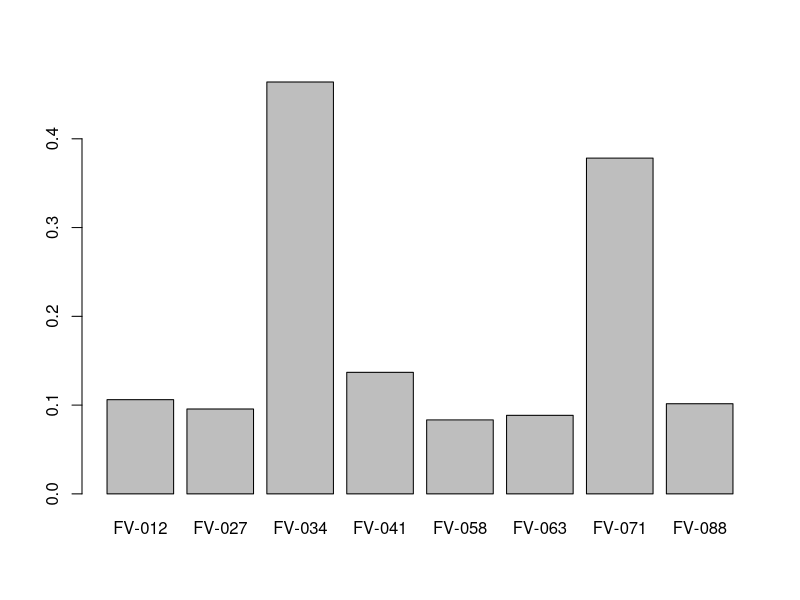
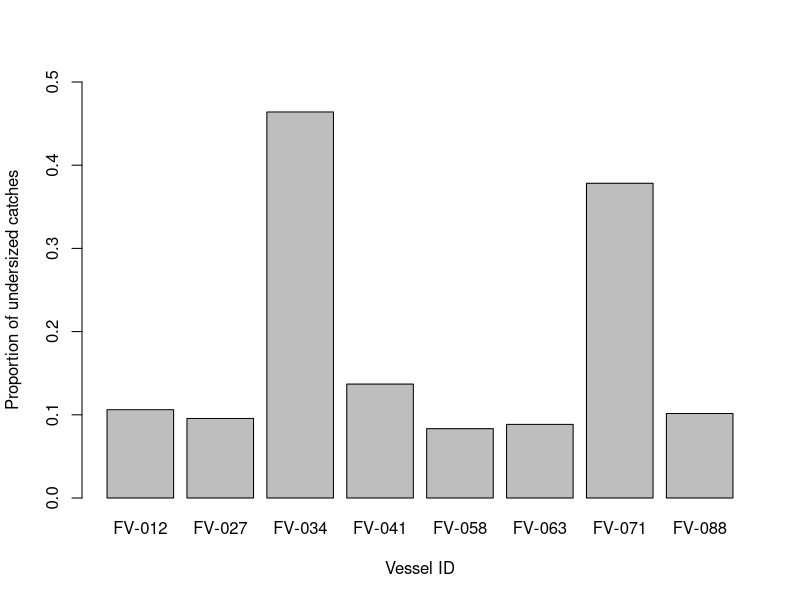
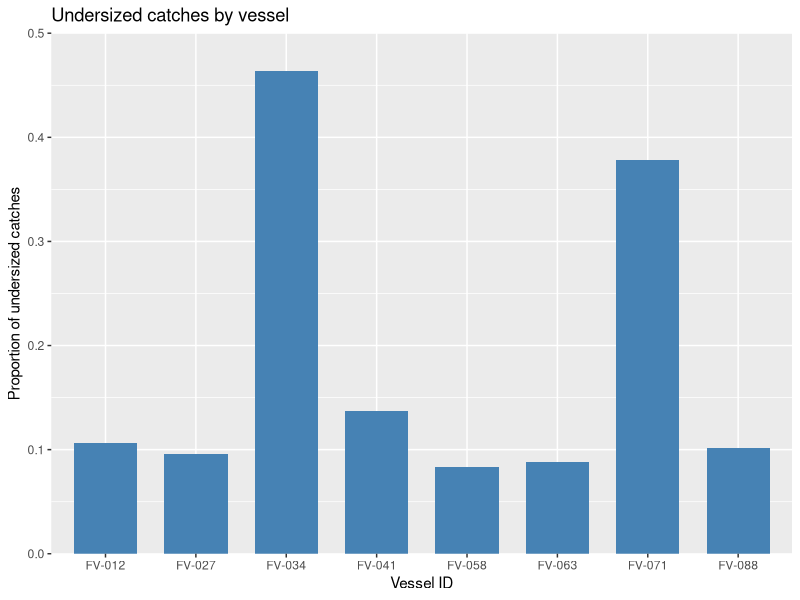

The R script that drew these images, in order:
## ---- chunk 1
knitr::opts_chunk$set(echo = TRUE)
## ---- chunk 2
# First, load the dataset using the data() function and then use the help function '?'
# By the way, any text you see following a '#' symbol is termed a comment.
# Comments allow you to annotate code but nothing within them is executed.
data("mtcars")
?mtcars

## ---- chunk 3
# Check out the type of data structure the mtcars dataset is
class(mtcars)

## ---- chunk 4
# The head command simply prints the first six rows to the screen
head(mtcars)

# Or another way to do the same thing is to define the particular rows and columns we want to display
mtcars[1:6, ]

# In the previous command we stated that we wanted to see rows 1 to 6 ([1:6]), and all columns (, )
# So to just print the first four rows and six columns
mtcars[1:4, 1:6]

## ---- chunk 5
# Check out the structure of the mtcars dataset using the str() function
str(mtcars)

## ---- chunk 6
# Some basic sums
2+5
2*5
2/5
2-5
2^5

# Let's store the value of a couple of these as variables and then do some calculations with them
x <- 2/5
y <- 2^5
z <- x^y
z

## ---- chunk 7
# To convert mpg to litres per 100km, divide 235.215 by mpg. Let's store these values in a new vector
L_per_100km <- 235.215/mtcars$mpg

# Have a look at the new efficiency values
print(L_per_100km)

# Check the data value type
class(L_per_100km)

## ---- chunk 8
# Add the new efficiency values to the mtcars dataframe as a new column
mtcars$L_per_100km <- L_per_100km

# Have a quick look at the first six rows of mtcars using the head() function
head(mtcars)

# As the mpg column is now redundant, we can remove it by setting it to NULL
mtcars$mpg <- NULL
head(mtcars)

## ---- chunk 9
# Create name vector. As these are character strings, each name should be placed between quotation marks
name <-c("John", "Mary", "Steven", "Bob", "Max", "Steph", "Shane", "Sharon", "Anthony", "Molly")

# Create a weight vector. As these are integers and for this exercise we want the values to be classed as integers, each needs the suffix L to tell R that it is not a floating point number
weight <- c(72L, 60L, 121L, 92L, 63L, 68L, 87L, 70L, 75L, 62L)

# Create a height vector. As these have decimal places, they will be imported as floating point or "numeric"
height <- c(1.70, 1.56, 1.82, 1.9, 1.68, 1.72, 1.81, 1.75, 1.77, 1.69)

# Create a sex vector. As this is categorical, we use as.factor() to define them
sex <- as.factor(c("M", "F", "M", "M", "M", "F", "M", "F", "M", "F"))

# Investigate the value type of each vector
class(name)
class(weight)
class(height)
class(sex)

# Create dataframe from these four vectors
pop_stats <- data.frame(
  name = name,
  height = height,
  weight = weight,
  sex = sex
)

# Now let's calculate BMI and include this as a new column
pop_stats$BMI <- pop_stats$weight / pop_stats$height^2     # BMI in kg/m^2
print(pop_stats)

## ---- chunk 10
# Convert the weight column in our dataframe from an integer value type to a numeric value type
pop_stats$weight <- as.numeric(pop_stats$weight)

class(pop_stats$weight)

## ---- chunk 11
# First calculate the mean
mean_bmi <- sum(pop_stats$BMI)/length(pop_stats$BMI)
print(mean_bmi)

# Then the standard deviation
sd_bmi <- sqrt(sum((pop_stats$BMI - mean_bmi)^2)/(length(pop_stats$BMI)-1))
print(sd_bmi)

## ---- chunk 12
# Calculate the mean bmi
mean_bmi_func <- mean(pop_stats$BMI)

# Calculate the standard deviation of BMI
sd_bmi_func <- sd(pop_stats$BMI)

# Now check that our calculated numbers are equal to these
mean_bmi == mean_bmi_func
sd_bmi == sd_bmi_func

# Just a note, if this doesn't work don't worry. == will return FALSE if the two values aren't absolutely identical to something like 14 decimal places

## ---- chunk 13
# Run a simple Student's t test
t.test(pop_stats$BMI, mu = 22.5)

## ---- chunk 14
# Import the dataset using the read.csv() function.
# Remember, a bare file name works when the file is in R's current working directory but if 
# you saved it somewhere else, specify the full path in read.csv(), e.g.
# read.csv("/Users/YourUsername/Documents/teaching/2026/TR3/SC1109/SC1109_tut1/fisheries.csv")
fisheries <- read.csv("fisheries.csv")

# Have a look at the first five rows and six columns
fisheries[1:5, 1:6]

# Check out the value type of each column in the data frame
str(fisheries)

## ---- chunk 15
# Convert the date vector from character to date type
fisheries$date <- as.Date(fisheries$date)

# Convert $legal_size to logical
fisheries$legal_size <- as.logical(fisheries$legal_size)

# Check that the change worked
str(fisheries)

## ---- chunk 16
# First let's create a data frame from the fisheries data frame but just with the first four columns
fisheries_reduced <- fisheries[, 1:4]

# That comma is important. It indicates that you want all rows, but only columns one to four.
# Next let's create another data frame that includes $catch_id, $vessel, $legal_size and $gear
legal <- fisheries[, c("catch_id", "vessel", "legal_size", "gear")]

# Again, that comma indicates that we want all rows here.
# Another thing we can do is merge data frames as long as the two contributing data frames have at least one shared column. In our case, both sub data frames include the $catch_id column
merged_df <- merge(fisheries_reduced, legal, by = "catch_id")

## ---- chunk 17
# Create a table of legal and illegally sized catches per vessel
legal_table <- table(fisheries$vessel, fisheries$legal_size)

print(legal_table)

# Check the type of data structure your table is while you're at it
class(legal_table)

## ---- chunk 18
# Create new table from the original table with proportions rather than raw numbers to account for differing numbers of catches using prop.table()
prop_tab <- prop.table(legal_table, 1)

# The , 1 ensures that the sum of each row equals 1 rather than the sum of all values across the table

# Create a bar chart of just the undersized catches
barplot(prop_tab[, "FALSE"])

# We can modify this plot to include titles and you can increase the y axis limit to 0.5
barplot(prop_tab[, "FALSE"],
        ylab = "Proportion of undersized catches",
        xlab = "Vessel ID",
        ylim = c(0, 0.5))

# To see all barplot() options
?barplot

## ---- chunk 19

# Load up the package
library(ggplot2)

# Now let's try to recreate the plot. First, ggplot requires a dataframe, not a table
prop_tab_df <- as.data.frame(prop_tab)

# And now the plot script. So instead of using base R's barplot function, we'll call ggplot with geom_col() to tell it to create a bar plot
ggplot(subset(prop_tab_df, Var2 == "FALSE"),
       aes(x = Var1, y = Freq)) +
  geom_col(fill = "steelblue", width = 0.7) +
  scale_y_continuous(limits = c(0, 0.5), expand = c(0, 0)) +
  labs(x = "Vessel ID",
       y = "Proportion of undersized catches",
       title = "Undersized catches by vessel")
